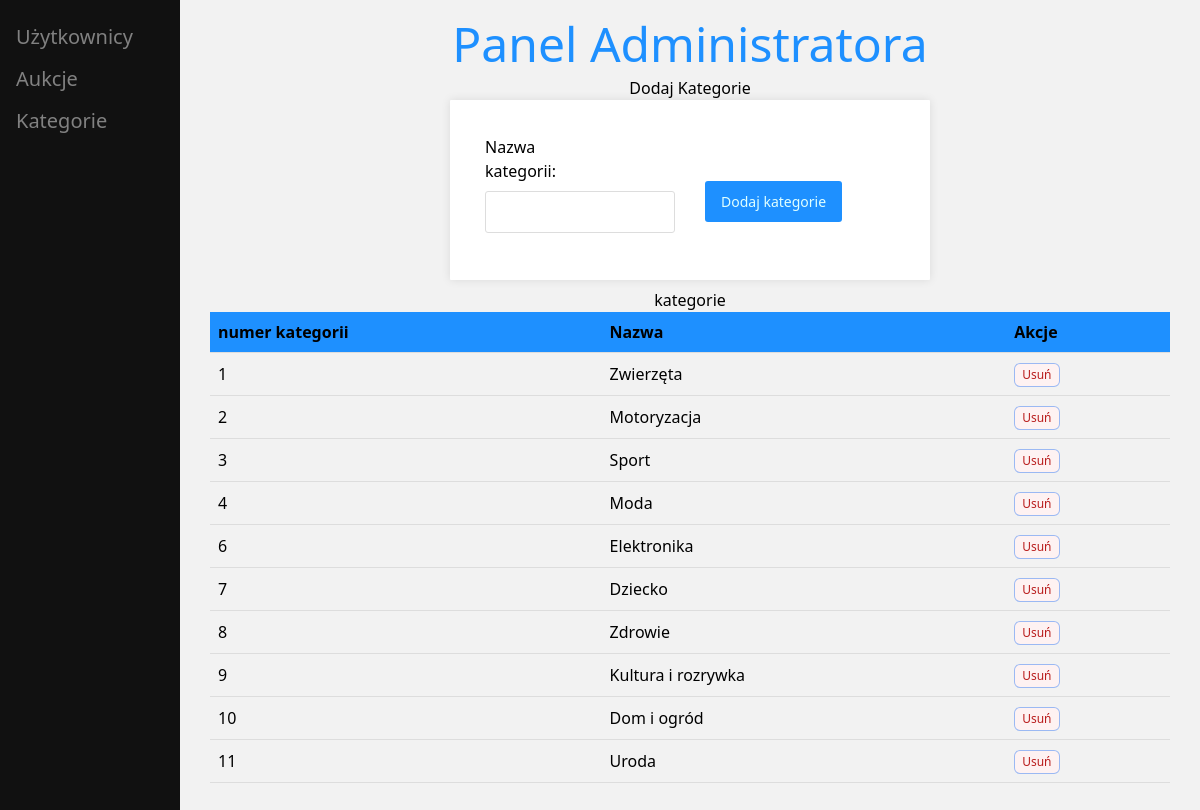
Page /dist/category_admin.php (signed in) on the committed database.
### tables this page shows
CREATE TABLE `categories` (
  `id_category` int(11) NOT NULL,
  `category_name` varchar(100) NOT NULL
);

### dist/category_admin.php (the view, shortened to what this page needs)
<?php
    include_once "../scripts/connect.php";
?>
<!DOCTYPE html>
<html lang="en">
<head>
    <link rel="stylesheet" href="../src/category.css">
    <link href="https://cdn.jsdelivr.net/npm/tailwindcss@2.2.19/dist/tailwind.min.css" rel="stylesheet">
</head>
<body>
<div class="sidebar">
        <a href="admin.php"><i class="fa fa-fw fa-user"></i> Użytkownicy</a>
        <a href="auctions_admin.php"><i class="fa fa-clipboard"></i> Aukcje</a>
        <a href="category_admin.php"><i class="fa fa-clipboard"></i> Kategorie</a>
    </div>
    <div class="main">
        <h1 class="text-5xl">Panel Administratora</h1>
        <h2 class="mt-2 ">Dodaj Kategorie</h2>
        <form action="../scripts/add_category.php" method="POST">
            <div class="add_wyglad">
                <label for="firstName">Nazwa kategorii:</label>
                <input type="text" name="categoryName" id="categoryName" required><br>
            </div>
            <div class="add_wyglad">
                <input class="add_button" type="submit" value="Dodaj kategorie">
            </div>
        </form>
        <h2 id="uzytkownicy" class="mt-2 ">kategorie</h2>
        <table>
            <tr>
                <th>numer kategorii</th>
                <th>Nazwa</th>
                <th>Akcje</th>
            </tr>
        <?php
            $stmt = $conn->prepare("SELECT * FROM categories");
            $stmt->execute();
            $categories = $stmt->fetchAll(PDO::FETCH_ASSOC);
            if (count($categories) > 0) {
                foreach ($categories as $row) {
                    echo "<tr>";
                    echo "<td>" . htmlspecialchars($row["id_category"]) . "</td>";
                    echo "<td>" . htmlspecialchars($row["category_name"]) . "</td>";
                    echo "<td><span class='inline-flex items-center rounded-md bg-red-50 px-2 py-1 text-xs font-medium text-red-700 ring-1 ring-inset ring-red-600/10'><a href=\"../scripts/delete_category.php?id=" . htmlspecialchars($row['id_category']) . "\">Usuń</a></span></td>";
                    echo "</tr>";
                }
            } else {
                echo "<tr><td colspan='5'>Brak kategorii.</td></tr>";
            }
        ?>
        </table>
    </div>
</body>
</html>

### src/category.css (style rules this page uses)
body { font-family: Arial, sans-serif; background-color: #f2f2f2; padding: 20px; }
h1 { text-align: center; color: #1E90FF; }
h2 { text-align: center; }
table { width: 100%; border-collapse: collapse; margin-bottom: 20px; }
th, td { padding: 8px; text-align: left; border-bottom: 1px solid #ddd; }
th { background-color: #1E90FF; }
form { width:50%; margin: auto; background-color: #fff; padding: 20px; border-radius: 1px; box-shadow: 0 0 10px rgba(0, 0, 0, 0.1); display: flex; align-items: center; }
label { display: block; margin-bottom: 8px; width: 50%; }
input[type="text"], input[type="email"], input[type="password"] { width: 100%; padding: 8px; border-radius: 3px; border: 1px solid #ddd; margin-bottom: 12px; }
input[type="submit"] { background-color: #1E90FF; color: #E0FFFF; border: none; padding: 10px 16px; font-size: 14px; border-radius: 3px; cursor: pointer; margin-top: 23px; }
.sidebar { height: 100%; width: 180px; position: fixed; z-index: 1; top: 0; left: 0; background-color: #111; overflow-x: hidden; padding-top: 16px; }
.sidebar a { padding: 6px 8px 6px 16px; text-decoration: none; font-size: 20px; color: #818181; display: block; }
.main { margin-left: 180px; padding: 0px 10px; }
.add_wyglad { display: block; margin: 15px; width: 50%; }

### rows in the picture
categories: id_category "1", category_name "Zwierzęta"
categories: id_category "2", category_name "Motoryzacja"
categories: id_category "3", category_name "Sport"
categories: id_category "4", category_name "Moda"
categories: id_category "6", category_name "Elektronika"
categories: id_category "7", category_name "Dziecko"
categories: id_category "8", category_name "Zdrowie"
categories: id_category "9", category_name "Kultura i rozrywka"
categories: id_category "10", category_name "Dom i ogród"
categories: id_category "11", category_name "Uroda"
